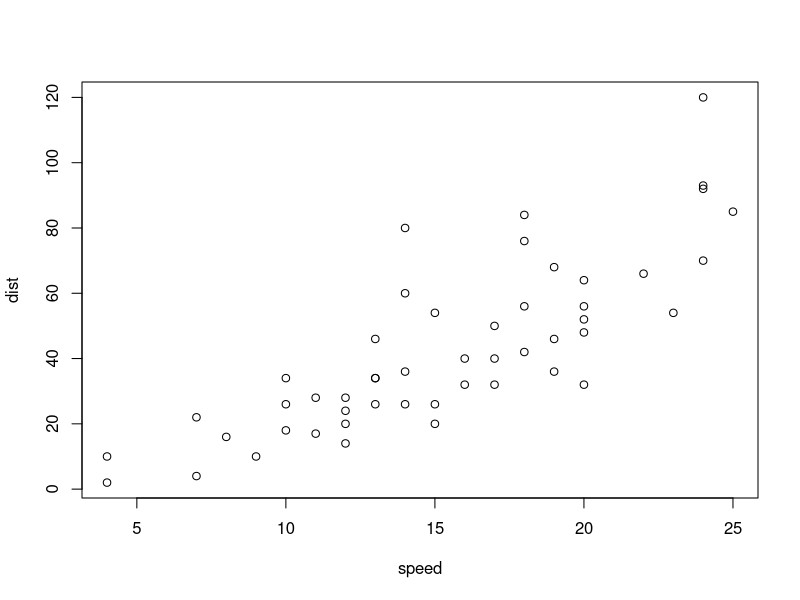
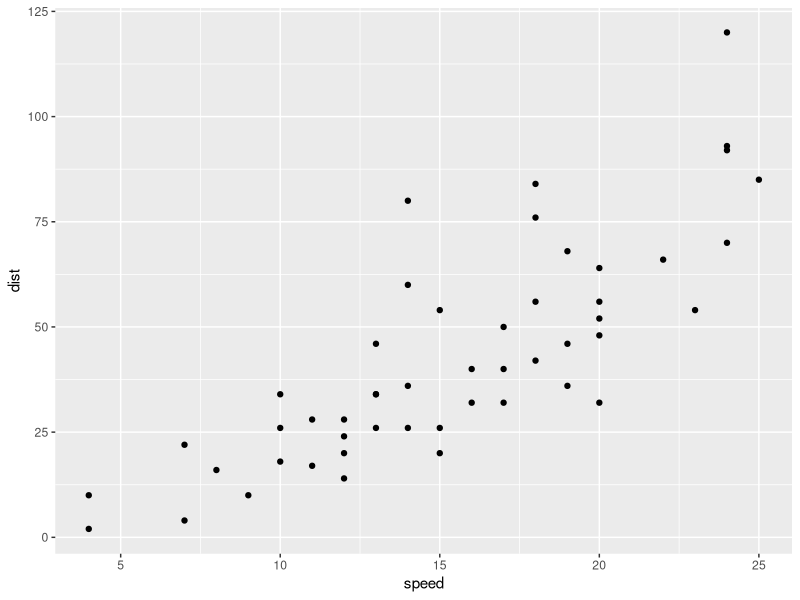
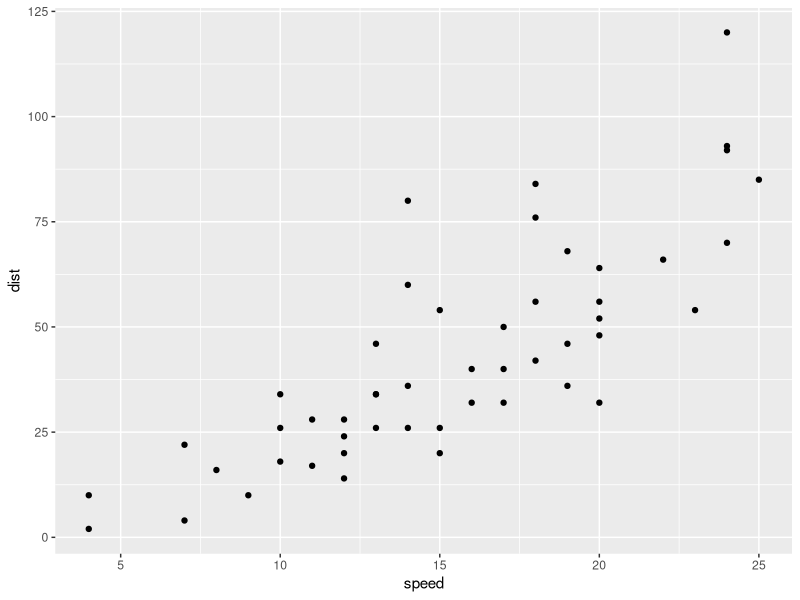
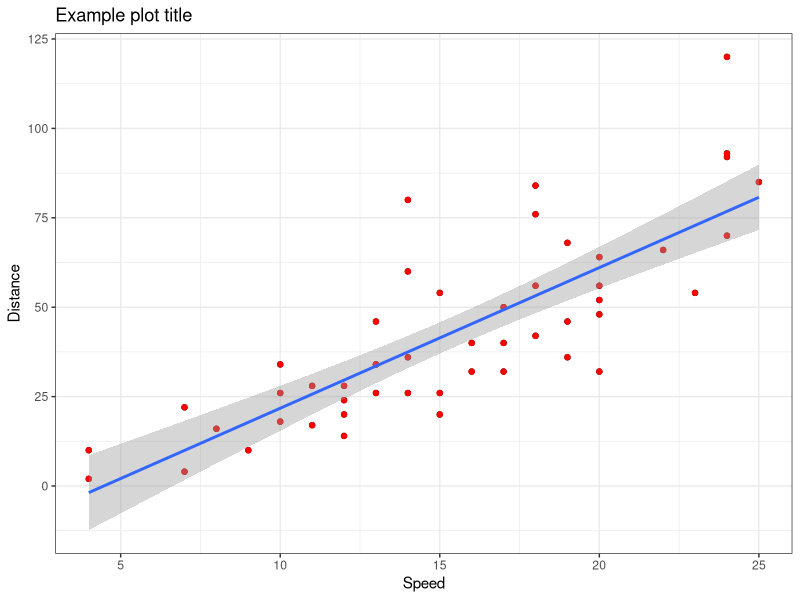
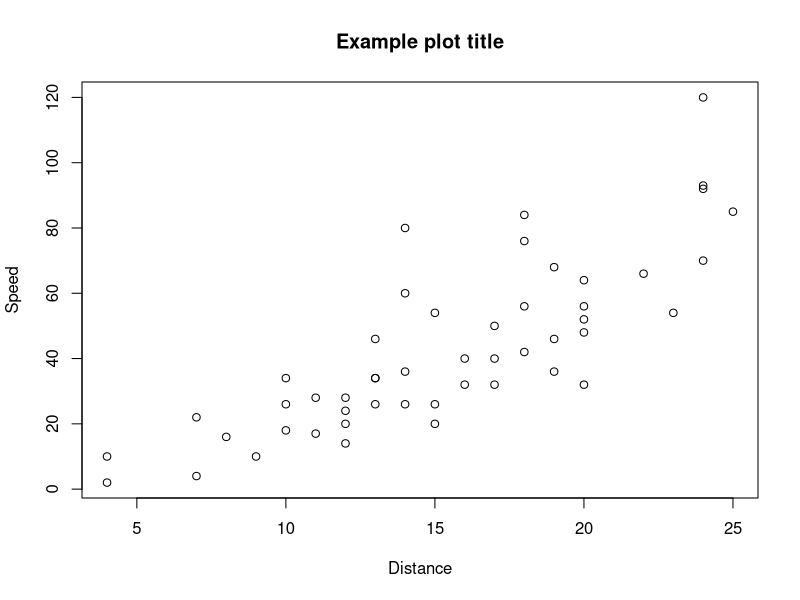

R code for these plots, in order: (Note: this script raises an error after producing the figures.)
## ---- chunk 1
2+2
## ---- chunk 2
head(cars)
## ---- chunk 3
head(cars, 3)
## ---- chunk 4
tail(cars, 3)
## ---- chunk 5
summary(cars)
## ---- chunk 6
?head
## ---- chunk 7
plot(cars)
## ---- chunk 8
library(ggplot2)
## ---- chunk 9
ggplot(data = cars, aes(x = speed, y = dist)) +
  geom_point()
## ---- chunk 10
test.plot <- ggplot(data = cars, aes(x = speed, y = dist)) +
  geom_point()
## ---- chunk 11
print(test.plot)
## ---- chunk 12
test.plot2 <- test.plot +
  # Change the point colors to red
  geom_point(col = 'red') +
  # Add a line of best fit with a confidence interval
  geom_smooth(method = 'lm') +
  # Modify the axis titles
  ylab('Distance') +
  xlab('Speed') +
  ggtitle('Example plot title') +
  # Simplify the plot theme to black-and-white
  theme_bw()
print(test.plot2)
## ---- chunk 13
plot(cars, main = 'Example plot title', xlab = 'Distance', ylab = 'Speed')
## ---- chunk 14
library(readstata13)
## ---- chunk 15
animals <- read.dta13('animals.dta')
## ---- chunk 16
dim(animals) # What are the dimensions (number of rows, number of columns) of this dataset
nrow(animals) # Same as above, but just the number of rows
ncol(animals) # The number of columns
head(animals) # The first few observations
summary(animals) # A brief summary of each variable in the dataset
## ---- chunk 17
table(animals$animal)
## ---- chunk 18
cars.mod <- lm(speed ~ dist, data = cars)
## ---- chunk 19
summary(cars.mod)
## ---- chunk 20
# If we only cared about the coefficients:
coef(cars.mod)

# If we want to extract the residuals (don't worry if you don't know what these are for yet)
cars.mod$residuals

# If we want to extract the predicted/fitted values
cars.mod$fitted.values

# And if you want to save any of these as separate objects to be referred to later:
cars.coefs <- coef(cars.mod)
cars.resid <- cars.mod$residuals
cars.fit <- cars.mod$fitted.values

summary(cars.mod)
